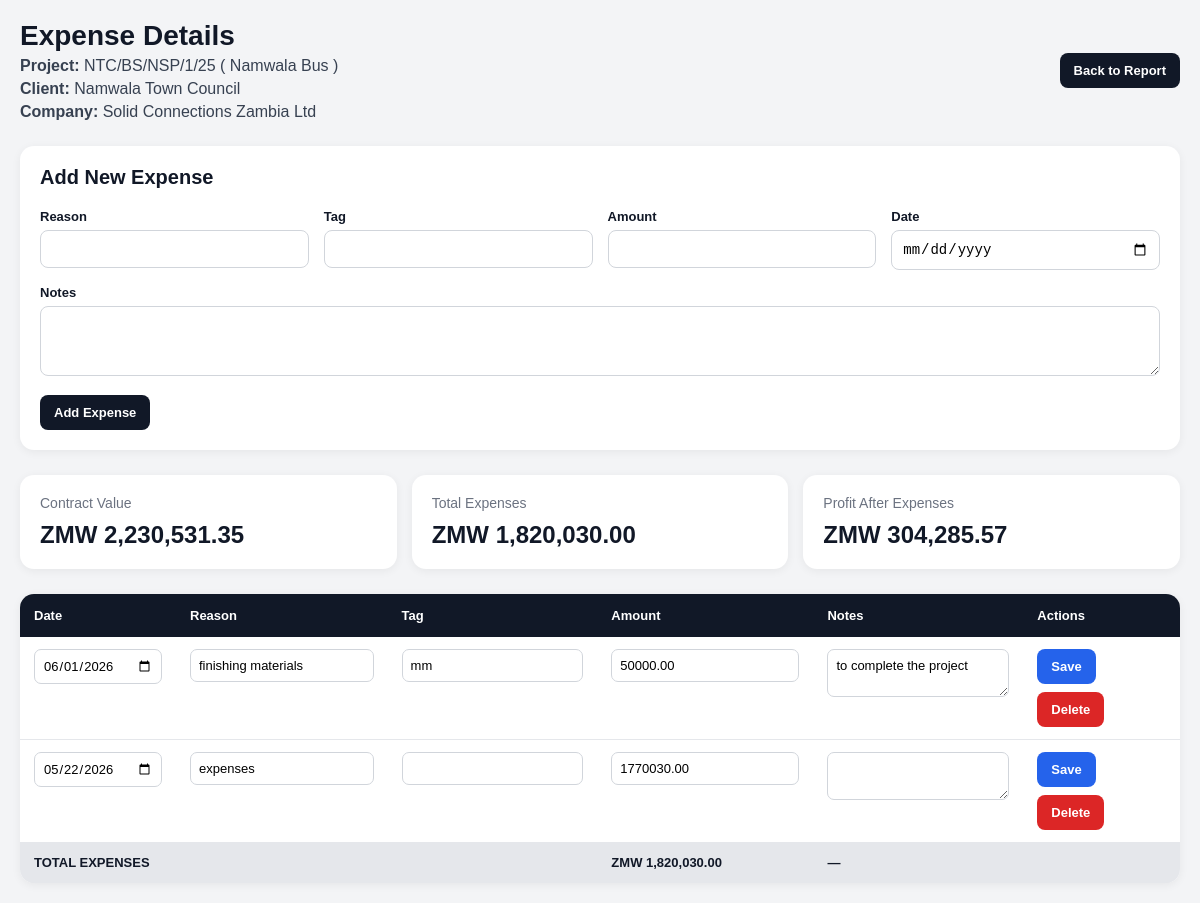
Page /project/26/expenses/ on the committed database.
### reports/models.py (models this page shows, shortened)
class ProjectRecord(models.Model):
    STATUS_CHOICES = [
        ("Not started", "Not started"),
        ("Started", "Started"),
        ("Partial Done", "Partial Done"),
        ("Done", "Done"),
    ]
    TAX_CHOICES = [
        ("NONE", "No Tax"),
        ("TOT", "5% TOT"),
        ("VAT", "16% VAT"),
    ]
    company = models.CharField(max_length=255)
    project_supply = models.CharField("Project / Supply", max_length=255)
    client = models.CharField(max_length=255)
    start_date = models.DateField(null=True, blank=True)
    end_date = models.DateField(null=True, blank=True)
    contract_value = models.DecimalField(max_digits=15, decimal_places=2, default=0)
    paid_value = models.DecimalField(max_digits=15, decimal_places=2, default=0)
    tax_type = models.CharField(
        max_length=10,
        choices=TAX_CHOICES,
        default="NONE"
    )
    status = models.CharField(
        max_length=50,
        choices=STATUS_CHOICES,
        default="Not started"
    )
    created_at = models.DateTimeField(auto_now_add=True)
    updated_at = models.DateTimeField(auto_now=True)
    class Meta:
        ordering = ["start_date", "created_at"]
        constraints = [
            models.UniqueConstraint(
                fields=["company", "project_supply", "client"],
                name="unique_company_project_client"
            )
        ]
    @property
    def tax_rate(self):
        if self.tax_type == "TOT":
            return Decimal("0.05")
        if self.tax_type == "VAT":
            return Decimal("0.16")
        return Decimal("0.00")
    @property
    def contract_excluding_tax(self):
        if self.tax_rate > 0:
            return self.contract_value / (Decimal("1.00") + self.tax_rate)
        return self.contract_value
    @property
    def expense_value(self):
        return sum(
            (expense.amount for expense in self.expenses.all()),
            Decimal("0.00")
        )
    @property
    def profit_value(self):
        return self.contract_excluding_tax - self.expense_value

class ProjectExpense(models.Model):
    project = models.ForeignKey(
        ProjectRecord,
        on_delete=models.CASCADE,
        related_name="expenses"
    )
    date = models.DateField()
    reason = models.CharField(max_length=255)
    amount = models.DecimalField(max_digits=15, decimal_places=2)
    tag = models.ForeignKey(
        ExpenseTag,
        on_delete=models.SET_NULL,
        null=True,
        blank=True
    )
    notes = models.TextField(blank=True)
    created_at = models.DateTimeField(auto_now_add=True)
    class Meta:
        ordering = ["-date", "-created_at"]

class ExpenseTag(models.Model):
    name = models.CharField(max_length=100, unique=True)
    class Meta:
        ordering = ["name"]

### reports/views.py (the view, shortened to what this page needs)
def project_expenses(request, project_id):
    project = get_object_or_404(
        ProjectRecord,
        id=project_id
    )
    expenses = project.expenses.all().order_by(
        "-date",
        "-created_at"
    )
    return render(
        request,
        "reports/project_expenses.html",
        {
            "project": project,
            "expenses": expenses,
        }
    )

### reports/templates/reports/project_expenses.html (shortened to what this page needs)
{% load humanize %}
<!DOCTYPE html>
<html>
<head>
</head>
<body>
<div class="container">
    <div class="top-bar">
        <div class="project-info">
            <h1>Expense Details</h1>
            <p>
                <strong>Project:</strong>
                {{ project.project_supply }}
            </p>
            <p>
                <strong>Client:</strong>
                {{ project.client }}
            </p>
            <p>
                <strong>Company:</strong>
                {{ project.company }}
            </p>
        </div>
        <div class="actions">
            <a href="{% url 'project_report' %}" class="btn">
                Back to Report
            </a>
        </div>
    </div>
    <div class="form-box">
        <h2 class="form-title">
            Add New Expense
        </h2>
        <form method="post">
            <div class="form-grid">
                <div class="form-group">
                    <label>Reason</label>
                    <input type="text" name="reason" required>
                </div>
                <div class="form-group">
                    <label>Tag</label>
                    <input type="text" name="tag">
                </div>
                <div class="form-group">
                    <label>Amount</label>
                    <input type="number" step="0.01" name="amount" required>
                </div>
                <div class="form-group">
                    <label>Date</label>
                    <input type="date" name="date" required>
                </div>
            </div>
            <div class="form-group" style="margin-top:15px;">
                <label>Notes</label>
                <textarea name="notes" rows="3"></textarea>
            </div>
            <button type="submit" class="btn" style="margin-top:15px;">
                Add Expense
            </button>
        </form>
    </div>
    <div class="summary">
        <div class="card">
            <div class="card-title">
                Contract Value
            </div>
            <div class="card-value">
                ZMW {{ project.contract_value|floatformat:2|intcomma }}
            </div>
        </div>
        <div class="card">
            <div class="card-title">
                Total Expenses
            </div>
            <div class="card-value">
                ZMW {{ project.expense_value|floatformat:2|intcomma }}
            </div>
        </div>
        <div class="card">
            <div class="card-title">
                Profit After Expenses
            </div>
            <div class="card-value">
                ZMW {{ project.profit_value|floatformat:2|intcomma }}
            </div>
        </div>
    </div>
    <div class="table-container">
        <table>
            <thead>
                <tr>
                    <th>Date</th>
                    <th>Reason</th>
                    <th>Tag</th>
                    <th>Amount</th>
                    <th>Notes</th>
                    <th>Actions</th>
                </tr>
            </thead>
            <tbody>
                {% for expense in expenses %}
                <tr>
                    <td>
                        <form
                            method="post"
                            action="{% url 'edit_expense' project.id expense.id %}"
                            id="edit-expense-{{ expense.id }}"
                        >
                            <input
                                type="date"
                                name="date"
                                value="{{ expense.date|date:'Y-m-d' }}"
                                class="table-input"
                                required
                            >
                    </td>
                    <td>
                            <input
                                type="text"
                                name="reason"
                                value="{{ expense.reason }}"
                                class="table-input"
                                required
                            >
                    </td>
                    <td>
                            <input
                                type="text"
                                name="tag"
                                value="{% if expense.tag %}{{ expense.tag.name }}{% endif %}"
                                class="table-input"
                            >
                    </td>
                    <td>
                            <input
                                type="number"
                                step="0.01"
                                name="amount"
                                value="{{ expense.amount }}"
                                class="table-input"
                                required
                            >
                    </td>
                    <td>
                            <textarea
                                name="notes"
                                class="table-textarea"
                                rows="2"
                            >{{ expense.notes }}</textarea>
                    </td>
                    <td>
                        <div class="row-actions">
                            <button
                                type="submit"
                                form="edit-expense-{{ expense.id }}"
                                class="btn secondary"
                            >
                                Save
                            </button>
                            <form
                                method="post"
                                action="{% url 'delete_expense' project.id expense.id %}"
                                class="delete-form"
                                onsubmit="return confirm('Are you sure you want to delete this expense?');"
                            >
                                <button
                                    type="submit"
                                    class="btn danger"
                                >
                                    Delete
                                </button>
                            </form>
                        </div>
                    </td>
                </tr>
                {% empty %}
                <tr>
                    <td colspan="6" class="empty">
                        No expenses added for this project yet.
                    </td>
                </tr>
                {% endfor %}
                <tr class="totals-row">
                    <td colspan="3">
                        TOTAL EXPENSES
                    </td>
                    <td class="money">
                        ZMW {{ project.expense_value|floatformat:2|intcomma }}
                    </td>
                    <td colspan="2">
                        —
                    </td>
                </tr>
            </tbody>
        </table>
    </div>
</div>
</body>
</html>

### reports/templates/reports/project_expenses.html (style rules this page uses)
* { margin:0; padding:0; box-sizing:border-box; }
body { font-family:Arial, sans-serif; background:#f3f4f6; padding:20px; color:#111827; }
.container { max-width:1300px; margin:auto; }
.top-bar { display:flex; justify-content:space-between; align-items:center; margin-bottom:25px; flex-wrap:wrap; gap:10px; }
h1 { font-size:28px; }
.project-info p { margin-top:5px; color:#374151; }
.actions { display:flex; gap:10px; flex-wrap:wrap; }
.btn { background:#111827; color:white; padding:10px 14px; border-radius:8px; text-decoration:none; font-size:13px; font-weight:bold; display:inline-block; border:none; cursor:pointer; white-space:nowrap; }
.btn.secondary { background:#2563eb; }
.btn.danger { background:#dc2626; }
.summary { display:grid; grid-template-columns:repeat(auto-fit,minmax(220px,1fr)); gap:15px; margin-bottom:25px; }
.card { background:white; padding:20px; border-radius:14px; box-shadow:0 2px 10px rgba(0,0,0,0.06); }
.card-title { font-size:14px; color:#6b7280; margin-bottom:10px; }
.card-value { font-size:24px; font-weight:bold; }
.form-box { background:white; padding:20px; border-radius:14px; box-shadow:0 2px 10px rgba(0,0,0,0.06); margin-bottom:25px; }
.form-title { font-size:20px; margin-bottom:20px; }
.form-grid { display:grid; grid-template-columns:repeat(auto-fit,minmax(220px,1fr)); gap:15px; }
.form-group label { display:block; margin-bottom:6px; font-weight:bold; font-size:13px; }
.form-group input, .form-group textarea { width:100%; padding:10px; border:1px solid #d1d5db; border-radius:8px; font-size:14px; }
.form-group textarea { resize:vertical; }
.table-container { background:white; border-radius:14px; overflow:auto; box-shadow:0 2px 10px rgba(0,0,0,0.06); }
table { width:100%; border-collapse:collapse; min-width:1100px; }
th { background:#111827; color:white; padding:14px; text-align:left; font-size:13px; }
td { padding:12px 14px; border-bottom:1px solid #e5e7eb; font-size:13px; vertical-align:top; }
.money { font-weight:bold; white-space:nowrap; }
.table-input, .table-textarea { width:100%; padding:8px; border:1px solid #d1d5db; border-radius:7px; font-size:13px; font-family:Arial, sans-serif; }
.table-textarea { resize:vertical; min-height:38px; }
.row-actions { display:flex; gap:8px; flex-wrap:wrap; }
.delete-form { margin:0; }
.totals-row { background:#e5e7eb; font-weight:bold; }

### rows in the picture
ProjectRecord: project_supply "NTC/BS/NSP/1/25 ( Namwala Bus )", client "Namwala Town Council", company "Solid Connections Zambia Ltd", contract_value "2,230,531.35", expense_value "1,820,030.00", profit_value "304,285.57"
ProjectExpense: date "06/01/2026", reason "finishing materials", tag "mm", amount "50000.00", notes "to complete the project"
ProjectExpense: date "05/22/2026", reason "expenses", amount "1770030.00"
